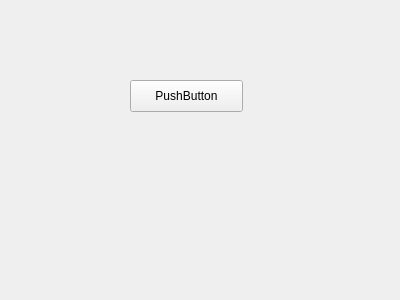
<?xml version="1.0" encoding="UTF-8"?>
<ui version="4.0">
 <class>Form</class>
 <widget class="QWidget" name="Form">
  <property name="geometry">
   <rect>
    <x>0</x>
    <y>0</y>
    <width>400</width>
    <height>300</height>
   </rect>
  </property>
  <property name="windowTitle">
   <string>Form</string>
  </property>
  <widget class="QPushButton" name="pushButton">
   <property name="geometry">
    <rect>
     <x>130</x>
     <y>80</y>
     <width>113</width>
     <height>32</height>
    </rect>
   </property>
   <property name="text">
    <string>PushButton</string>
   </property>
  </widget>
 </widget>
 <resources/>
 <connections/>
</ui>
